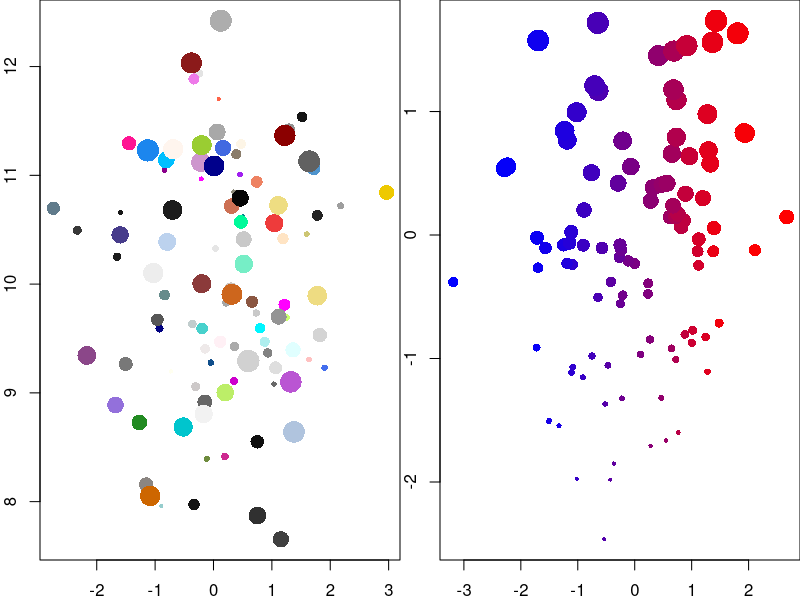
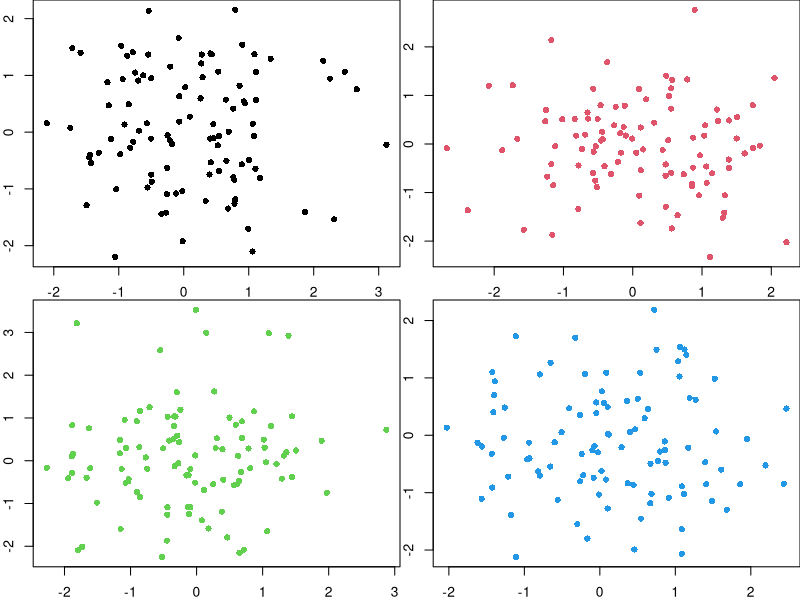
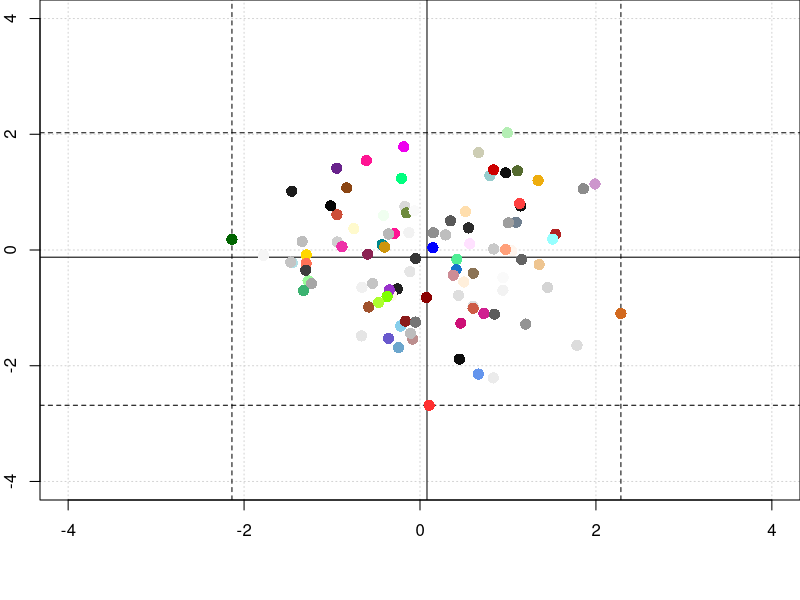
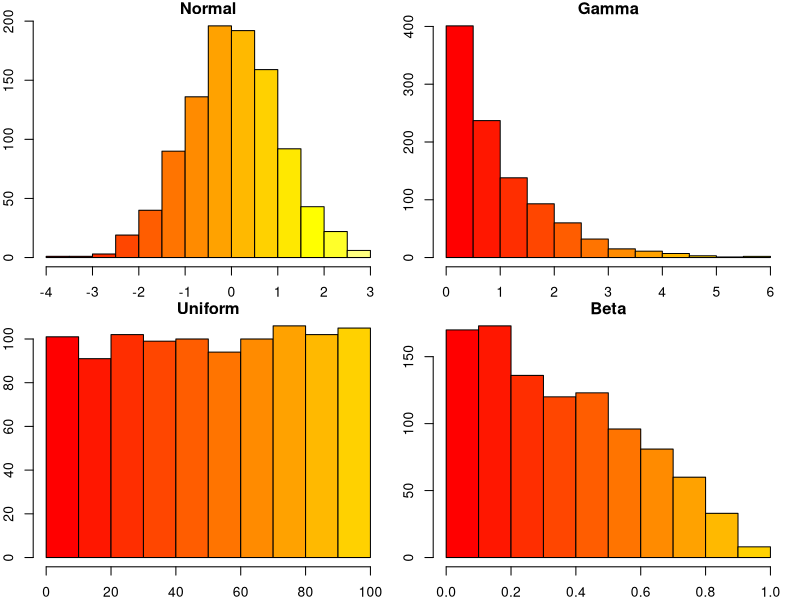
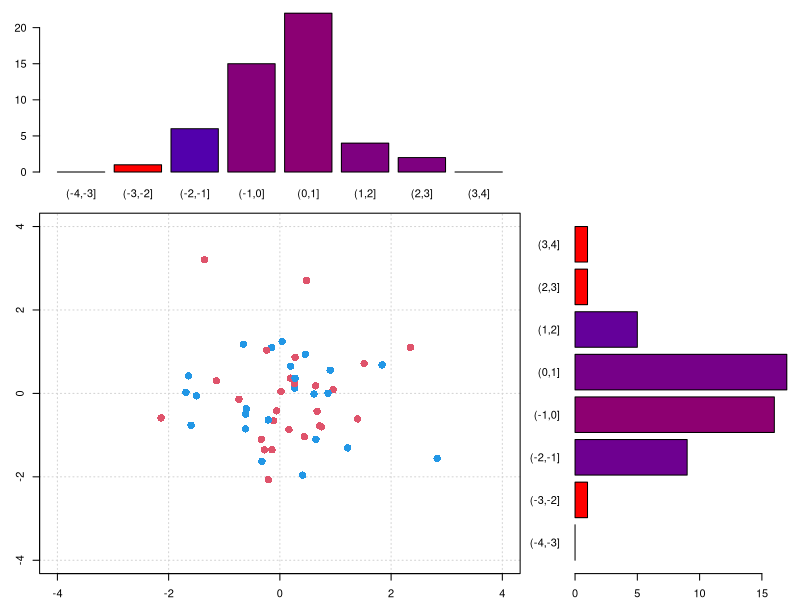
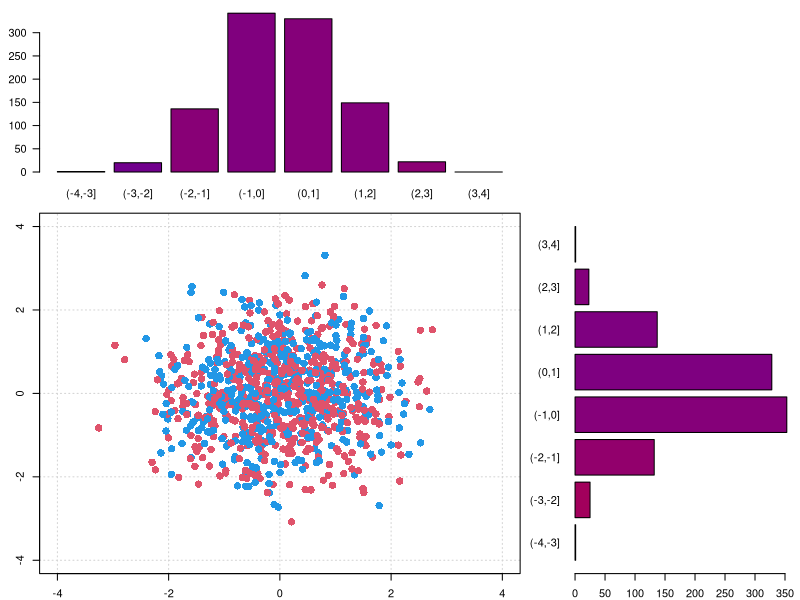
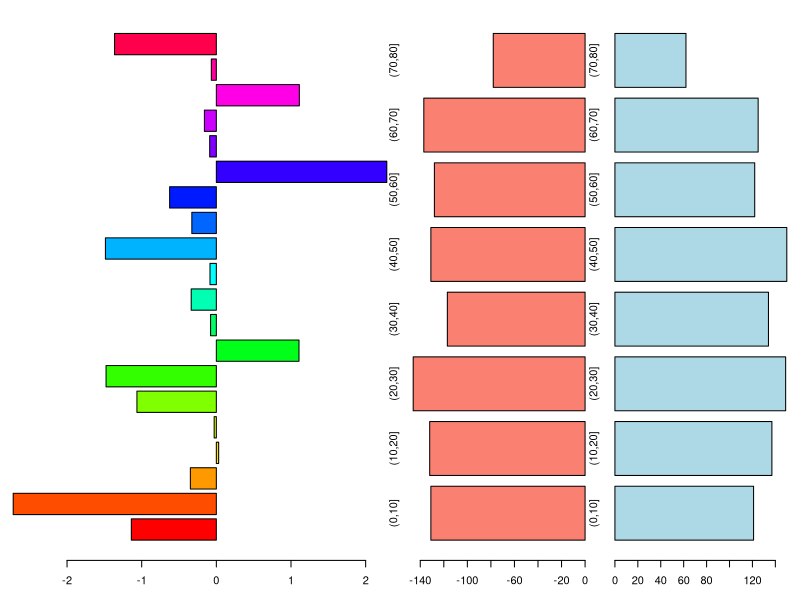
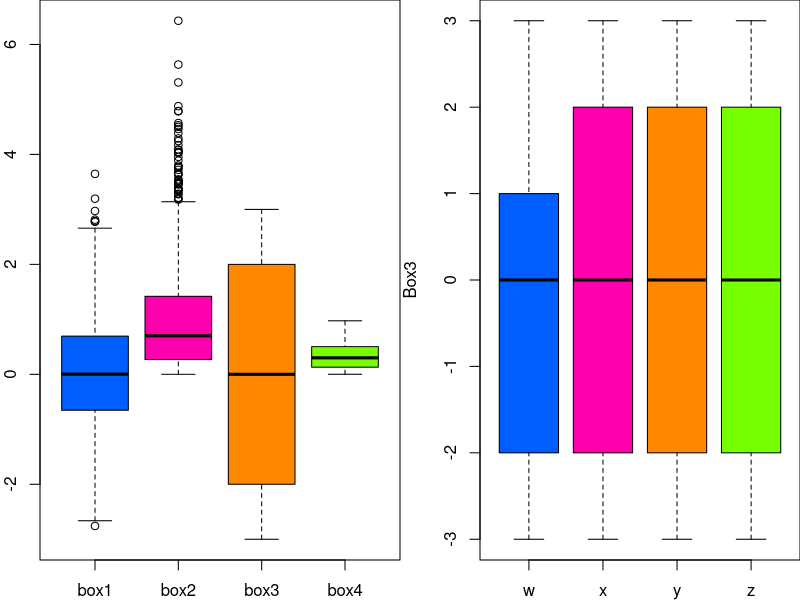

Here is the R script that generated these plots, in order:
## ---- chunk 1
pdf(file = "./999_cahierCouleurs/Figure10-7.pdf", height = 2.5, width = 7)
  par(mfrow = c(1, 2))
  myX <- rnorm(100, mean = 0, sd = 1)
  myY <- rnorm(100, mean = 10, sd = 1)
  par(mar = c(2, 2, 0, 0))
  plot(x = myX, y = myY, xlab = "", cex.lab = 1.5, ylab = "",
    cex = seq(from = 0.5, to = 3, length.out = 100),
    pch = 16,
    col = sample(colors(), 100))
  myX <- rnorm(100)
  myY <- rnorm(100)
  dfGraph <- data.frame(myX, myY)
  dfGraph <- dfGraph[order(dfGraph$myX),]
  dfGraph$myCol <- colorRampPalette(c("blue", "red"))(100)
  dfGraph <- dfGraph[order(dfGraph$myY),]
  dfGraph$myCex <- seq(from = 0.5, to = 3, length.out = 100)
  plot(x = dfGraph$myX, y = dfGraph$myY, 
    cex = dfGraph$myCex, pch = 16, col = dfGraph$myCol, 
    xlab = "", ylab = "")
dev.off()
## ---- chunk 2
pdf(file = "./999_cahierCouleurs/Figure10-11.pdf", height = 4.5, width = 7)
  par(mfrow = c(2, 2), mar = c(2, 2, 0, 0))
  graph4 <- lapply(1:4, function(i){
    plot(x = rnorm(100), y = rnorm(100),
      xlab = "", ylab = "",
      col = i, pch = 16,)
  })
dev.off()
## ---- chunk 3
pdf(file = "./999_cahierCouleurs/Figure10-12.pdf", height = 4.5, width = 7)
  myX <- rnorm(100)
  myY <- rnorm(100)
  par(mar = c(5, 2, 0, 0)) 
  plot(x = myX, y = myY, xlab = "", ylab = "",
    xlim = c(-4, 4), ylim = c(-4, 4),   
    pch = 16, cex = 1.5, 
    col = sample(colors(), size = 100),
    panel.first = {
      grid()
      abline(v = c(min(myX), max(myX)), lty = 2)
      abline(h = c(min(myY), max(myY)), lty = 2)
      abline(v = mean(myX), lty = 1)
      abline(h = mean(myY), lty = 1)
  })
dev.off()
## ---- chunk 4
pdf(file = "./999_cahierCouleurs/Figure10-13.pdf", height = 4.5, width = 7)
  par(mfrow = c(2, 2), mar = c(2, 2, 1, 1))
  myX <- list(
    rnorm(1000),
    rgamma(1000, shape = 1),
    sample(1:100, size = 1000, replace = TRUE),
    rbeta(1000, shape1 = 1, shape2 = 2)
  )
  myTitle <- c("Normal", "Gamma", "Uniform", "Beta")
  tr <- lapply(1:4, function(i){
    hist(myX[[i]], 
      col = heat.colors(15), 
      main = myTitle[i]
    )
  })
dev.off()
## ---- chunk 5
pdf(file = "./999_cahierCouleurs/Figure10-16.pdf", height = 4.5, width = 7)
  n <- 50
  myX <- rnorm(n)
  myY <- rnorm(n)
  myCol <- c(2, sample(c(4, 2), size = (n - 1), replace = TRUE))
  myColors <- colorRampPalette(c("blue", "red"))(100)
  myYCut <- cut(myY, breaks = -4:4)
  myXCut <- cut(myX, breaks = -4:4)
  myYCutCol <- table(myCol, myYCut)
  myXCutCol <- table(myCol, myXCut)
  xCol <- round(
    myXCutCol[1,] / (myXCutCol[1,] + myXCutCol[2,]) * 100
  )
  xCol[is.na(xCol) | xCol == 0] <- 1
  yCol <- round(
    myYCutCol[1,] / (myYCutCol[1,] + myYCutCol[2,]) * 100
  )
  yCol[is.na(yCol) | yCol == 0] <- 1
  op <- par(no.readonly = TRUE)
  par(mar = c(2, 3, 1, 1))
  layout(matrix(c(1, 1, 0, 
                  2, 2, 3, 
                  2, 2, 3), ncol = 3, byrow = TRUE))
  barplot(table(myXCut), las = 1, col = myColors[xCol])
  plot(x = myX, y = myY, col = myCol, pch = 16, 
    xlim = c(-4, 4), ylim = c(-4, 4), cex = 1.5, 
    panel.first = grid())
  barplot(
    table(myYCut), 
    las = 1, 
    horiz = TRUE, 
    col = myColors[yCol])
dev.off()
## ---- chunk 6
graphBarplotCol <- function(n){
  myX <- rnorm(n)
  myY <- rnorm(n)
  myCol <- c(2, sample(c(4, 2), size = (n - 1), replace = TRUE))
  myColors <- colorRampPalette(c("blue", "red"))(100)
  myYCut <- cut(myY, breaks = -4:4)
  myXCut <- cut(myX, breaks = -4:4)
  myYCutCol <- table(myCol, myYCut)
  myXCutCol <- table(myCol, myXCut)
  xCol <- round(
    myXCutCol[1,] / (myXCutCol[1,] + myXCutCol[2,]) * 100
  )
  xCol[is.na(xCol) | xCol == 0] <- 1
  yCol <- round(
    myYCutCol[1,] / (myYCutCol[1,] + myYCutCol[2,]) * 100
  )
  yCol[is.na(yCol) | yCol == 0] <- 1
  op <- par(no.readonly = TRUE)
  par(mar = c(2, 3, 1, 1))
  layout(matrix(c(1, 1, 0, 
                  2, 2, 3, 
                  2, 2, 3), ncol = 3, byrow = TRUE))
  barplot(table(myXCut), las = 1, col = myColors[xCol])
  plot(x = myX, y = myY, col = myCol, pch = 16, 
    xlim = c(-4, 4), ylim = c(-4, 4), cex = 1.5, 
    panel.first = grid())
  barplot(
    table(myYCut), 
    las = 1, 
    horiz = TRUE, 
    col = myColors[yCol])
  par(op)
}
pdf(file = "./999_cahierCouleurs/Figure10-17.pdf", height = 4.5, width = 7)
  graphBarplotCol(n = 1000)
dev.off()
## ---- chunk 7
pdf(file = "./999_cahierCouleurs/Figure10-18.pdf", height = 2.5, width = 7)
  layout(matrix(c(1, 1, 2, 3), ncol = 4, byrow = TRUE))
  par(mar = c(3, 1, 1, 1)) 
  barplot(rnorm(20), horiz = TRUE, col = rainbow(20))
  gender <- data.frame(
    m = cut(sample(1:75, 1000, replace = TRUE), 
      breaks = seq(from = 0, to = 80, by = 10)), 
    f = cut(sample(1:75, 1000, replace = TRUE), 
      breaks = seq(from = 0, to = 80, by = 10))
  )
  par(mar = c(3, 1, 1, 1))
  barplot(-table(gender$f), horiz = TRUE, col = "salmon")
  barplot(table(gender$m), horiz = TRUE, col = "lightblue")
dev.off()
## ---- chunk 8
pdf(file = "./999_cahierCouleurs/Figure10-20.pdf", height = 2.5, width = 7)
  par(mfrow = c(1, 2))
  df <- data.frame(
    box1 = rnorm(1000), 
    box2 = rgamma(1000, shape = 1), 
    box3 = sample(-3:3, size = 1000, replace = TRUE),
    box4 = rbeta(1000, shape1 = 1, shape2 = 2)
  )
  par(mar = c(2, 2, 0, 0)) 
  boxplot(df, col = c(rgb(0, 94, 255, maxColorValue = 255),  
    rgb(255, 0, 174, maxColorValue = 255),  
    rgb(255, 136, 0, maxColorValue = 255),  
    rgb(119, 255, 0, maxColorValue = 255)))
  df$cat <- sample(
    c("w", "x", "y", "z"), 
    size = 1000, 
    replace = TRUE)
  par(mar = c(2, 4, 0, 0)) 
  boxplot(df$box3 ~ df$cat, 
    col = c(rgb(0, 94, 255, maxColorValue = 255),  
      rgb(255, 0, 174, maxColorValue = 255),  
      rgb(255, 136, 0, maxColorValue = 255),  
      rgb(119, 255, 0, maxColorValue = 255)), 
    ylab = "Box3")
dev.off()
## ---- chunk 9
pdf(file = "./999_cahierCouleurs/Figure10-22.pdf", height = 2.5, width = 7)
  par(mfrow = c(1, 2))
  df$cat2 <- sample(1:3, size = 1000, replace = TRUE)
  par(mar = c(2, 2, 0, 0))
  boxplot(df$box4 ~ df$cat*df$cat2, col = c(
    rgb(0, 94, 255, maxColorValue = 255),
    rgb(255, 0, 174, maxColorValue = 255),
    rgb(255, 136, 0, maxColorValue = 255),
    rgb(119, 255, 0, maxColorValue = 255)), ylab = "Box4")
  
  df$cat <- sample(
    c("w", "x", "y", "z"), 
    size = 1000, 
    replace = TRUE)
  par(mar = c(2, 2, 0, 0)) 
  boxplot(df$box2 ~ df$cat, horizontal = TRUE, 
    col = c(rgb(255, 110, 0, maxColorValue = 255),  
    rgb(230, 255, 0, maxColorValue = 255),  
    rgb(0, 178, 255, maxColorValue = 255),  
    rgb(166, 0, 255, maxColorValue = 255)), xlab = "Box2")
dev.off()
## ---- chunk 10
pdf(file = "./999_cahierCouleurs/Figure11-1.pdf", height = 2.5, width = 7)
  par(mar = c(2, 0, 0, 0), mfrow = c(1, 2)) 
  barplot(
    matrix(rep(1, 8), ncol = 1),
    col = c("black", "red", "green", "blue", 
      "cyan", "magenta", "yellow", "grey"), 
    names.arg = c("R < 4.0.0"), axes = FALSE)
  text(x = rep(1, 8), y = 1:8 - 0.5, labels = 1:8, col = c("white", rep(1, 7)), cex = 1)
  barplot(
    matrix(rep(1, 8), ncol = 1),
    col = c(1:8), 
    names.arg = c("R >= 4.0.0"), axes = FALSE)
  text(x = rep(1, 8), y = 1:8 - 0.5, labels = 1:8, col = c("white", rep(1, 7)), cex = 1)
dev.off()
## ---- chunk 11
pdf(file = "./999_cahierCouleurs/Figure11-2.pdf", height = 7, width = 7)
  par(mar = c(0, 0, 0, 0))
  plot(0, type = "n", xlim = c(0, 1), ylim = c(0, 1), 
    axes = FALSE, xlab = "", ylab = "")
  numRow <- 26
  numCol <- 26
  rect(
    xleft = rep((0:(numCol - 1)/numCol), numRow),  
    ybottom = sort(
      rep((0:(numRow - 1)/numRow),numCol), 
      decreasing = TRUE),
    xright = rep((1:numCol/numCol), numRow),
    ytop = sort(
      rep((1:numRow/numRow), numCol), 
      decreasing = TRUE),
    border = grey(0.5), 
    col = colors()[seq(1, numRow*numCol)])
  myLabels <- c(
    as.character(1:657), rep("", numRow*numCol - 657))
  text(
    x = rep((0:(numCol - 1)/numCol), numRow) + 0.02,
    y = sort(
      rep((0:(numRow - 1)/numRow), numCol), 
      decreasing = TRUE) + 0.02,
    labels = myLabels, 
    cex = 0.6)
dev.off()
## ---- chunk 12
pdf(file = "./999_cahierCouleurs/Figure11-XX.pdf", height = 2.5, width = 7)
  plot(1)
dev.off()
